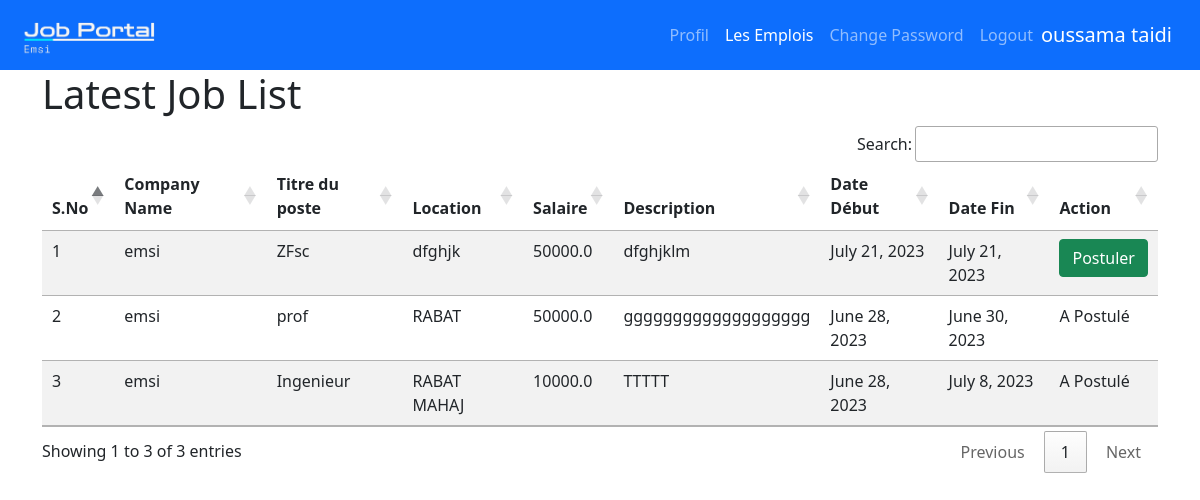
/user_latestjobs/ (signed in), run on the app's committed database.
### job/models.py (models this page shows, shortened)
class Job(models.Model):
    recruiter = models.ForeignKey(Recruitor,on_delete=models.CASCADE)
    start_date = models.DateField(max_length=15)
    end_date = models.DateField()
    title = models.CharField(max_length=100)
    salary = models.FloatField(max_length=20)
    image = models.FileField()
    description = models.CharField(max_length=300)
    experience=models.CharField(max_length=50)
    location = models.CharField(max_length=100)
    skills = models.CharField(max_length=100)
    creationdate = models.DateField()

class Recruitor(models.Model):
    user = models.ForeignKey(User,on_delete=models.CASCADE)
    mobile = models.IntegerField(max_length=15,null=True)
    image = models.FileField(null=True)
    gender = models.CharField(max_length=15,null=True)
    company = models.CharField(max_length=100,null=True)
    type = models.CharField(max_length=15,null=True)
    status = models.CharField(max_length=20,null=True)

### job/views.py (the view)
# urls.py: path('user_latestjobs/',user_latestjobs,name="user_latestjobs"),
def user_latestjobs(request):
    job=Job.objects.all().order_by('-start_date')
    user=request.user
    student = StudentUser.objects.get(user=user)
    data = Apply.objects.filter(student=student)
    li=[]
    for i in data:
        li.append(i.job.id)
    d={'job':job,'li':li,'nbar':'user_latestjobs'}
    return render(request,'user_latestjobs.html',d)

### job/templates/user_latestjobs.html
{% load static %}
{% block body %}
{% include "user_navigation.html" %}
<div class="container">
  <h1>Latest Job List</h1>
  <table id="example" class="table table-striped">
    <thead>
      <tr>
        <th>S.No</th>
        <th>Company Name</th>
        <th>Titre du poste</th>
        <th>Location</th>
        <th>Salaire</th>
        <th>Description</th>
        <th>Date Début</th>
        <th>Date Fin</th>
        <th>Action</th>
      </tr>
    </thead>
    <tbody>
      {% for i in job %}
      <tr>
        <td>{{forloop.counter}}</td>
        <td>{{i.recruiter.company}}</td>
        <td>{{i.title}}</td>
        <td>{{i.location}}</td>
        <td>{{i.salary}}</td>
        <td>{{i.description}}</td>
        <td>{{i.start_date}}</td>
        <td>{{i.end_date}}</td>
        {% if i.id in li %}
        <td> A Postulé</td>
        {% else %}
        <td> <a class="btn btn-success" href="{%url 'job_detail' i.id  %}">Postuler</a> </td>
        {% endif %}
      </tr>
      {% endfor %}
    </tbody>
  </table>
</div>
{% endblock %}

### job/templates/user_navigation.html (shortened to what this page needs)
<!DOCTYPE html>
{% load static %}
<html lang="en" dir="ltr">
<head>
  <link href="https://cdn.jsdelivr.net/npm/bootstrap@5.1.3/dist/css/bootstrap.min.css" rel="stylesheet">
  <link rel="stylesheet" href="https://cdn.datatables.net/1.12.1/css/jquery.dataTables.min.css">
  <link rel="stylesheet" href="https://cdn.datatables.net/buttons/2.2.3/css/buttons.dataTables.min.css">
</head>
<body>
  <nav class="navbar navbar-expand-lg navbar-dark bg-primary">
    <div class="container-fluid">
      <a class="navbar-brand" href="{% url 'user_home' %}"><img src="{% static 'images/logo.png' %}" class="img-fluid" style="width: 150px" alt="" ></a>
      <div class="collapse navbar-collapse justify-content-end" id="navbarNav">
        <ul class="navbar-nav">
          <li class="nav-item">
            <a class="nav-link {% if  nbar == 'user_home' %}active{% endif %}" aria-current="page" href="{% url 'user_home' %}">Profil</a>
          </li>
          <li class="nav-item">
            <a class="nav-link {% if  nbar == 'user_latestjobs' %}active{% endif %}" href="{% url 'user_latestjobs' %}">Les Emplois</a>
          </li>
          <li class="nav-item">
            <a class="nav-link {% if  nbar == 'change_passworduser' %}active{% endif %}" href="{% url 'change_passworduser' %}">Change Password</a>
          </li>
          <li class="nav-item">
            <a class="nav-link" href="{% url 'Logout' %}">Logout</a>
          </li>
        </ul>
      </div>
      <a class="navbar-brand" href="#">{{request.user.first_name}} {{request.user.last_name}}</a>
    </div>
  </nav>
</body>
</html>

### data on the page
Job: recruiter.company "emsi", title "ZFsc", location "dfghjk", salary "50000.0", description "dfghjklm", start_date "July 21, 2023", end_date "July 21, 2023", shows "Postuler"
Job: recruiter.company "emsi", title "prof", location "RABAT", salary "50000.0", description "ggggggggggggggggggg", start_date "June 28, 2023", end_date "June 30, 2023", shows "A Postulé"
Job: recruiter.company "emsi", title "Ingenieur", location "RABAT MAHAJ", salary "10000.0", description "TTTTT", start_date "June 28, 2023", end_date "July 8, 2023", shows "A Postulé"

### other printed values
{{ request.user.first_name }} "oussama"
{{ request.user.last_name }} "taidi"
